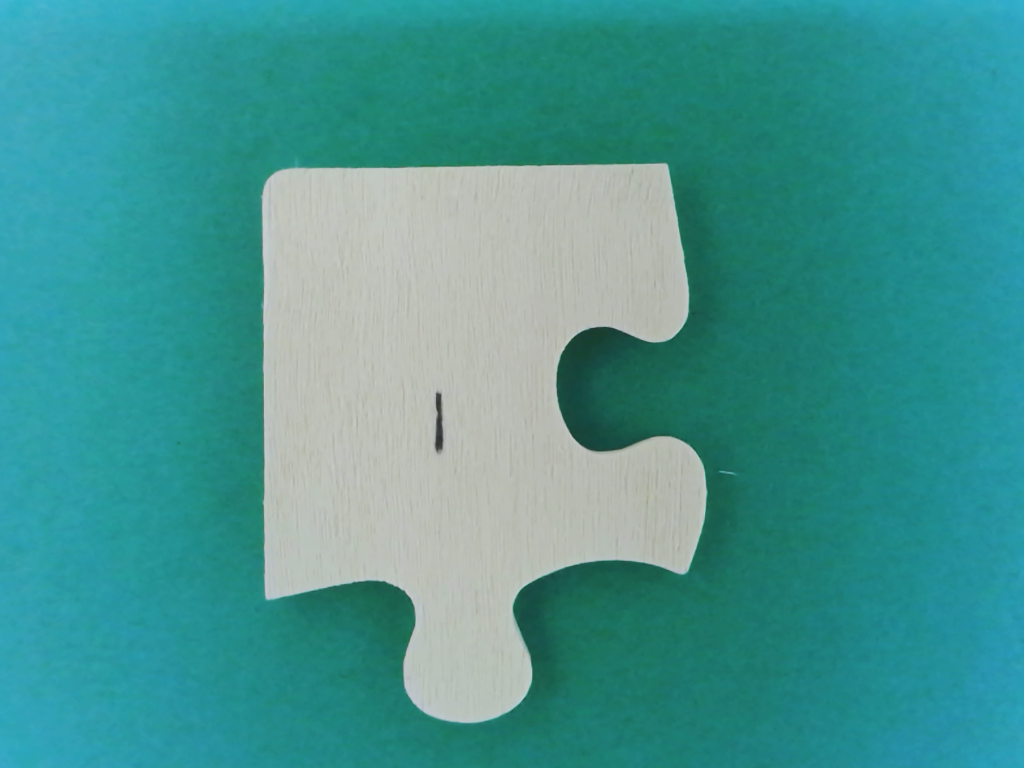
#> input picture 01_study/09_binarytest/C270image1001.bmp, 1024 x 768 px
$ python bintest.py   (older library calls are emulated)
#> lines starting #> are read from the running program, lines starting #| are printed output that depends on the picture; after the words box and inside, x2 and y2 are one past the last pixel; in counts of white or black regions, pixels touching at a corner belong together
# -*- coding: utf-8 -*-
"""
Created on Tue Jan 16 21:11:16 2018

@author: p000495138
"""
import cv2
import numpy as np
import matplotlib.pyplot as plt

img = cv2.imread("C270image1001.bmp")
#> img is the input picture: shape (768, 1024, 3); mean B, G, R 146.6, 149.9, 69.1

img2 = cv2.cvtColor(img, cv2.COLOR_BGR2GRAY)
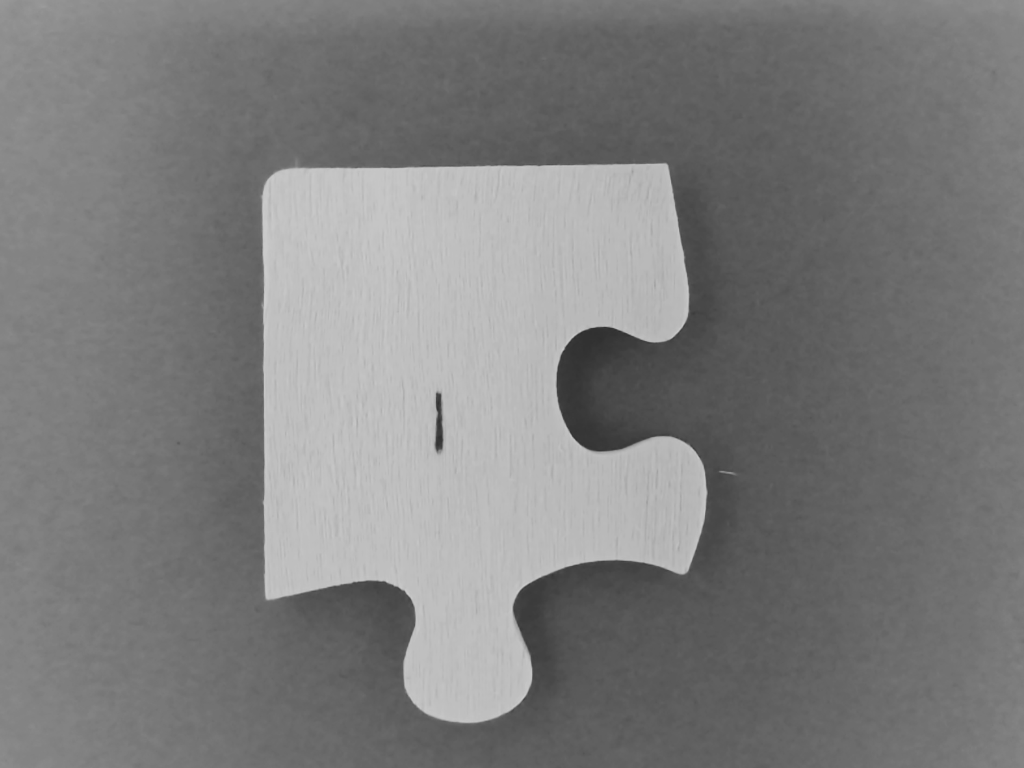
#> img2: shape (768, 1024); min 45, max 204, mean 125.3
_, binary_img = cv2.threshold(img2, 150, 255, cv2.THRESH_BINARY)
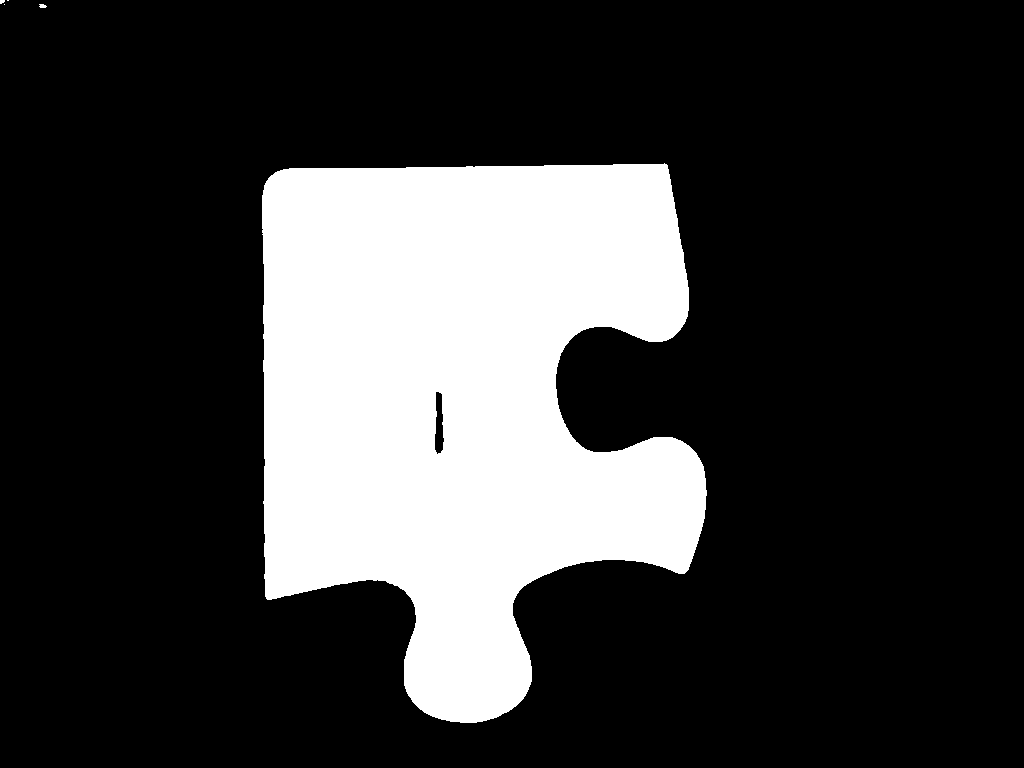
#> binary_img: shape (768, 1024); 22.4% white; 5 white regions (3 under 20 px)

_, contours, hierarchy = cv2.findContours(binary_img, cv2.RETR_CCOMP, cv2.CHAIN_APPROX_NONE )
#> contours = 6 contours, 4 with area under 20; largest, box (x1, y1, x2, y2) and area: (262, 163, 707, 723) 175440, (434, 391, 445, 455) 472
contour = contours[0][:,0,:]
#> contour = 2069 pairs, first value 262 to 706, second value 163 to 722

#numpy 配列
contour_np = np.array(contour)
#> contour_np has the same summary as contour

#img3 = img2 + binary_img*

plt.imshow(img)

plt.plot(contour_np[:,0],contour_np[:,1],"r",linewidth=1)
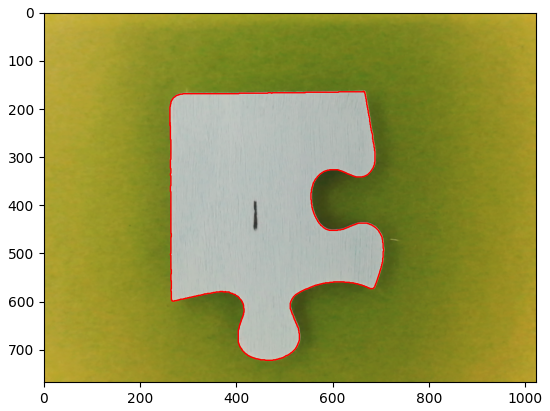
#> figure drawn by matplotlib, 1 panel; B, G, R data is drawn as R, G, B
